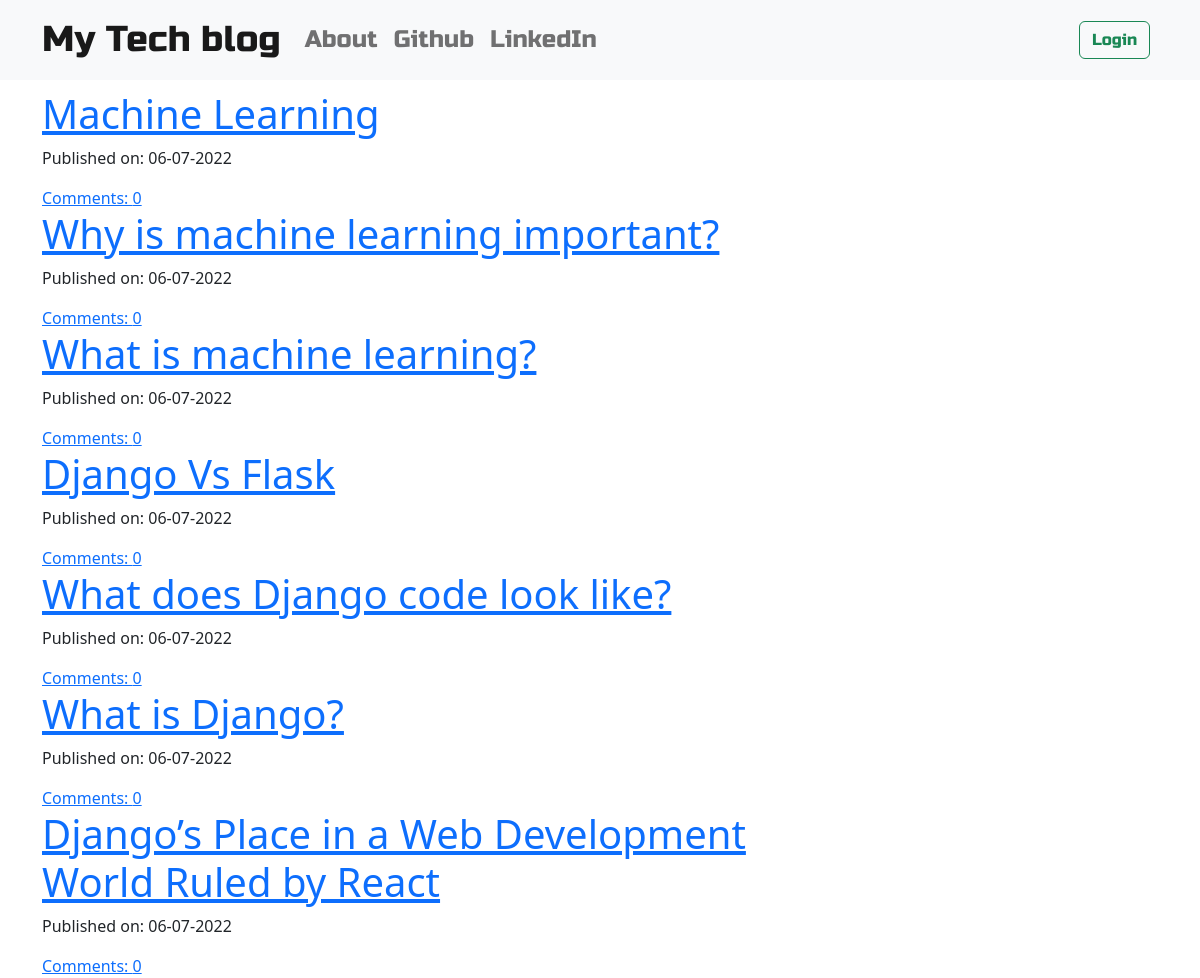
The page / on the database its author committed.
### blog/models.py (models this page shows, shortened)
class Post(models.Model):
    author = models.ForeignKey('auth.User',on_delete=models.CASCADE)
    title = models.CharField(max_length=200)
    text = models.TextField()
    created_date = models.DateTimeField(default=timezone.now)
    published_date = models.DateTimeField(blank=True,null=True)
    def approve_comments(self):
        return self.comments.filter(approved_comment=True)

### blog/views.py (the view)
# urls.py: path('',views.PostListView.as_view(),name='post_list'),
class PostListView(ListView):
    model = Post
    def get_queryset(self):
        return Post.objects.filter(published_date__lte=timezone.now()).order_by('-published_date')

### blog/templates/blog/post_list.html (shortened to what this page needs)
{% extends 'blog/base.html' %}
{% block content %}
    <div class="centerstage">
        {% for post in post_list %}
        <div class="post">
            <h1><a href="{% url 'post_detail' pk=post.pk %}">{{ post.title }}</a></h1>
            <div class="date">
                <p>Published on: {{post.published_date|date:'d-m-Y'}}</p>
            </div>
            <a href="{% url 'post_detail' pk=post.pk %}">Comments: {{post.approve_comments.count}}</a>
        </div>
        {% endfor %}
    </div>
{% endblock %}

### blog/templates/blog/base.html (shortened to what this page needs)
<!DOCTYPE html>
{% load static %}
<html lang="en">
    <head>
        <link rel="stylesheet" href="https://cdn.jsdelivr.net/npm/bootstrap@5.2.0-beta1/dist/css/bootstrap.min.css">
        <link rel="stylesheet" href="//cdn.jsdelivr.net/npm/medium-editor@latest/dist/css/medium-editor.min.css"
            type="text/css" media="screen" charset="utf-8">
        <link rel="stylesheet" href="{% static 'CSS/blog.css' %}">
    </head>
    <body class='loader'>
        <nav class="navbar navbar-expand-lg bg-light techfont">
          <div class="container">
            <div class="navbar-nav align-items-center">
              <a class="navbar-brand bigbrand" href="{% url 'post_list' %}">My Tech blog</a>
              <a class="nav-item nav-link" href="{% url 'about' %}">About</a>
              <a class="nav-item nav-link" href="https://www.github.com">Github</a>
              <a class="nav-item nav-link" href="https://www.linkedin.com">LinkedIn</a>
            </div>
            <div class="navbar-nav align-items-center ml-auto">
              {% if user.is_authenticated %}
                <a class="nav-item nav-link" href="{% url 'post_new' %}">New Post</a>
                <a class="nav-item nav-link" href="{% url 'post_draft_list' %}">Drafts</a>
                <a >Welcome: {{ user.username }}</a>
                <a class="nav-item nav-link" href="{% url 'logout' %}"><button class="btn btn-outline-success" type="submit">Log Out</button></a>
              {% else %}
                <a class="nav-item nav-link" href="{% url 'login' %}" aria-label="Login">
                  <span class="fa fa-user" aria-hidden="true"><button class="btn btn-outline-success" type="submit">Login</button></span></a>
              {% endif %}
            </div>
          </div>
        </nav>
              <div class="content container">
                  <div class="row">
                      <div class="col-md-8">
                        <div class="blog_posts">
                          {% block content %}
                          {% endblock %}
                        </div>
                      </div>
                  </div>
              </div>
      </body>
</html>

### blog/static/CSS/blog.css (style rules this page uses)
.techfont { font-family: 'Russo One', sans-serif; font-size: 1.5em; margin-bottom: 10px; }
.centerstage { margin-left: auto; margin-right: auto; }
.bigbrand { font-size:1.5em; }
.loader { filter:hue-rotate(0deg); color:linear-gradient(45deg,#0f8,#08f); animation:hue 10000ms infinite linear; }

### rows shown on the page
Post: title "Machine Learning", published_date "06-07-2022", approve_comments.count "0"
Post: title "Why is machine learning important?", published_date "06-07-2022", approve_comments.count "0"
Post: title "What is machine learning?", published_date "06-07-2022", approve_comments.count "0"
Post: title "Django Vs Flask", published_date "06-07-2022", approve_comments.count "0"
Post: title "What does Django code look like?", published_date "06-07-2022", approve_comments.count "0"
Post: title "What is Django?", published_date "06-07-2022", approve_comments.count "0"
Post: title "Django’s Place in a Web Development World Ruled by React", published_date "06-07-2022", approve_comments.count "0"
